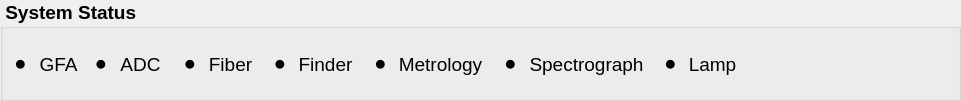
     <widget class="QGroupBox" name="group_status_2">
      <property name="geometry">
       <rect>
        <x>640</x>
        <y>0</y>
        <width>961</width>
        <height>101</height>
       </rect>
      </property>
      <property name="font">
       <font>
        <family>Arial</family>
        <pointsize>14</pointsize>
        <weight>75</weight>
        <bold>true</bold>
        <strikeout>false</strikeout>
       </font>
      </property>
      <property name="title">
       <string> System Status</string>
      </property>
      <widget class="QLabel" name="label_logo_2">
       <property name="geometry">
        <rect>
         <x>770</x>
         <y>30</y>
         <width>181</width>
         <height>61</height>
        </rect>
       </property>
       <property name="toolTip">
        <string>&lt;html&gt;&lt;head/&gt;&lt;body&gt;&lt;p&gt;Korea Multi-object Spectrograph&lt;/p&gt;&lt;/body&gt;&lt;/html&gt;</string>
       </property>
       <property name="text">
        <string/>
       </property>
       <property name="pixmap">
        <pixmap>kspec_logo_small.png</pixmap>
       </property>
       <property name="scaledContents">
        <bool>true</bool>
       </property>
      </widget>
      <widget class="QLabel" name="ok_status_gfa_2">
       <property name="geometry">
        <rect>
         <x>6</x>
         <y>50</y>
         <width>29</width>
         <height>29</height>
        </rect>
       </property>
       <property name="sizePolicy">
        <sizepolicy hsizetype="Expanding" vsizetype="Preferred">
         <horstretch>0</horstretch>
         <verstretch>0</verstretch>
        </sizepolicy>
       </property>
       <property name="font">
        <font>
         <family>Arial</family>
         <pointsize>14</pointsize>
         <weight>50</weight>
         <bold>false</bold>
         <strikeout>false</strikeout>
        </font>
       </property>
       <property name="text">
        <string>⚫</string>
       </property>
       <property name="alignment">
        <set>Qt::AlignCenter</set>
       </property>
      </widget>
      <widget class="QLabel" name="label_status_gfa_2">
       <property name="geometry">
        <rect>
         <x>24</x>
         <y>50</y>
         <width>69</width>
         <height>29</height>
        </rect>
       </property>
       <property name="font">
        <font>
         <family>Arial</family>
         <pointsize>14</pointsize>
         <weight>50</weight>
         <bold>false</bold>
         <strikeout>false</strikeout>
        </font>
       </property>
       <property name="text">
        <string>GFA</string>
       </property>
       <property name="alignment">
        <set>Qt::AlignCenter</set>
       </property>
      </widget>
      <widget class="QLabel" name="ok_status_adc_2">
       <property name="geometry">
        <rect>
         <x>88</x>
         <y>50</y>
         <width>26</width>
         <height>29</height>
        </rect>
       </property>
       <property name="sizePolicy">
        <sizepolicy hsizetype="Expanding" vsizetype="Preferred">
         <horstretch>0</horstretch>
         <verstretch>0</verstretch>
        </sizepolicy>
       </property>
       <property name="font">
        <font>
         <family>Arial</family>
         <pointsize>14</pointsize>
         <weight>50</weight>
         <bold>false</bold>
         <strikeout>false</strikeout>
        </font>
       </property>
       <property name="text">
        <string>⚫</string>
       </property>
       <property name="alignment">
        <set>Qt::AlignCenter</set>
       </property>
      </widget>
      <widget class="QLabel" name="label_status_adc_2">
       <property name="geometry">
        <rect>
         <x>106</x>
         <y>50</y>
         <width>69</width>
         <height>29</height>
        </rect>
       </property>
       <property name="font">
        <font>
         <family>Arial</family>
         <pointsize>14</pointsize>
         <weight>50</weight>
         <bold>false</bold>
         <strikeout>false</strikeout>
        </font>
       </property>
       <property name="text">
        <string>ADC</string>
       </property>
       <property name="alignment">
        <set>Qt::AlignCenter</set>
       </property>
      </widget>
      <widget class="QLabel" name="ok_status_fiber_2">
       <property name="geometry">
        <rect>
         <x>174</x>
         <y>50</y>
         <width>32</width>
         <height>29</height>
        </rect>
       </property>
       <property name="sizePolicy">
        <sizepolicy hsizetype="Expanding" vsizetype="Preferred">
         <horstretch>0</horstretch>
         <verstretch>0</verstretch>
        </sizepolicy>
       </property>
       <property name="font">
        <font>
         <family>Arial</family>
         <pointsize>14</pointsize>
         <weight>50</weight>
         <bold>false</bold>
         <strikeout>false</strikeout>
        </font>
       </property>
       <property name="text">
        <string>⚫</string>
       </property>
       <property name="alignment">
        <set>Qt::AlignCenter</set>
       </property>
      </widget>
      <widget class="QLabel" name="label_status_fiber_2">
       <property name="geometry">
        <rect>
         <x>195</x>
         <y>50</y>
         <width>71</width>
         <height>29</height>
        </rect>
       </property>
       <property name="font">
        <font>
         <family>Arial</family>
         <pointsize>14</pointsize>
         <weight>50</weight>
         <bold>false</bold>
         <strikeout>false</strikeout>
        </font>
       </property>
       <property name="text">
        <string>Fiber</string>
       </property>
       <property name="alignment">
        <set>Qt::AlignCenter</set>
       </property>
      </widget>
      <widget class="QLabel" name="ok_status_finder_2">
       <property name="geometry">
        <rect>
         <x>264</x>
         <y>50</y>
         <width>32</width>
         <height>29</height>
        </rect>
       </property>
       <property name="sizePolicy">
        <sizepolicy hsizetype="Expanding" vsizetype="Preferred">
         <horstretch>0</horstretch>
         <verstretch>0</verstretch>
        </sizepolicy>
       </property>
       <property name="font">
        <font>
         <family>Arial</family>
         <pointsize>14</pointsize>
         <weight>50</weight>
         <bold>false</bold>
         <strikeout>false</strikeout>
        </font>
       </property>
       <property name="text">
        <string>⚫</string>
       </property>
       <property name="alignment">
        <set>Qt::AlignCenter</set>
       </property>
      </widget>
      <widget class="QLabel" name="label_status_finder_2">
       <property name="geometry">
        <rect>
         <x>290</x>
         <y>50</y>
         <width>71</width>
         <height>29</height>
        </rect>
       </property>
       <property name="font">
        <font>
         <family>Arial</family>
         <pointsize>14</pointsize>
         <weight>50</weight>
         <bold>false</bold>
         <strikeout>false</strikeout>
        </font>
       </property>
       <property name="text">
        <string>Finder</string>
       </property>
       <property name="alignment">
        <set>Qt::AlignCenter</set>
       </property>
      </widget>
      <widget class="QLabel" name="ok_status_metrology_2">
       <property name="geometry">
        <rect>
         <x>364</x>
         <y>50</y>
         <width>33</width>
         <height>29</height>
        </rect>
       </property>
       <property name="sizePolicy">
        <sizepolicy hsizetype="Expanding" vsizetype="Preferred">
         <horstretch>0</horstretch>
         <verstretch>0</verstretch>
        </sizepolicy>
       </property>
       <property name="font">
        <font>
         <family>Arial</family>
         <pointsize>14</pointsize>
         <weight>50</weight>
         <bold>false</bold>
         <strikeout>false</strikeout>
        </font>
       </property>
       <property name="text">
        <string>⚫</string>
       </property>
       <property name="alignment">
        <set>Qt::AlignCenter</set>
       </property>
      </widget>
      <widget class="QLabel" name="label_status_metrology_2">
       <property name="geometry">
        <rect>
         <x>381</x>
         <y>50</y>
         <width>119</width>
         <height>29</height>
        </rect>
       </property>
       <property name="font">
        <font>
         <family>Arial</family>
         <pointsize>14</pointsize>
         <weight>50</weight>
         <bold>false</bold>
         <strikeout>false</strikeout>
        </font>
       </property>
       <property name="text">
        <string>Metrology</string>
       </property>
       <property name="alignment">
        <set>Qt::AlignCenter</set>
       </property>
      </widget>
      <widget class="QLabel" name="ok_status_spectrograph_2">
       <property name="geometry">
        <rect>
         <x>494</x>
         <y>50</y>
         <width>33</width>
         <height>29</height>
        </rect>
       </property>
       <property name="sizePolicy">
        <sizepolicy hsizetype="Expanding" vsizetype="Preferred">
         <horstretch>0</horstretch>
         <verstretch>0</verstretch>
        </sizepolicy>
       </property>
       <property name="font">
        <font>
         <family>Arial</family>
         <pointsize>14</pointsize>
         <weight>50</weight>
         <bold>false</bold>
         <strikeout>false</strikeout>
        </font>
       </property>
       <property name="text">
        <string>⚫</string>
       </property>
       <property name="alignment">
        <set>Qt::AlignCenter</set>
       </property>
      </widget>
      <widget class="QLabel" name="label_status_spectrograph_2">
       <property name="geometry">
        <rect>
         <x>512</x>
         <y>50</y>
         <width>149</width>
         <height>29</height>
        </rect>
       </property>
       <property name="font">
        <font>
         <family>Arial</family>
         <pointsize>14</pointsize>
         <weight>50</weight>
         <bold>false</bold>
         <strikeout>false</strikeout>
        </font>
       </property>
       <property name="text">
        <string>Spectrograph</string>
       </property>
       <property name="alignment">
        <set>Qt::AlignCenter</set>
       </property>
      </widget>
      <widget class="QLabel" name="ok_status_lamp_2">
       <property name="geometry">
        <rect>
         <x>656</x>
         <y>50</y>
         <width>29</width>
         <height>29</height>
        </rect>
       </property>
       <property name="sizePolicy">
        <sizepolicy hsizetype="Expanding" vsizetype="Preferred">
         <horstretch>0</horstretch>
         <verstretch>0</verstretch>
        </sizepolicy>
       </property>
       <property name="font">
        <font>
         <family>Arial</family>
         <pointsize>14</pointsize>
         <weight>50</weight>
         <bold>false</bold>
         <strikeout>false</strikeout>
        </font>
       </property>
       <property name="text">
        <string>⚫</string>
       </property>
       <property name="alignment">
        <set>Qt::AlignCenter</set>
       </property>
      </widget>
      <widget class="QLabel" name="label_status_lamp_2">
       <property name="geometry">
        <rect>
         <x>677</x>
         <y>50</y>
         <width>71</width>
         <height>29</height>
        </rect>
       </property>
       <property name="font">
        <font>
         <family>Arial</family>
         <pointsize>14</pointsize>
         <weight>50</weight>
         <bold>false</bold>
         <strikeout>false</strikeout>
        </font>
       </property>
       <property name="text">
        <string>Lamp</string>
       </property>
       <property name="alignment">
        <set>Qt::AlignCenter</set>
       </property>
      </widget>
     </widget>
